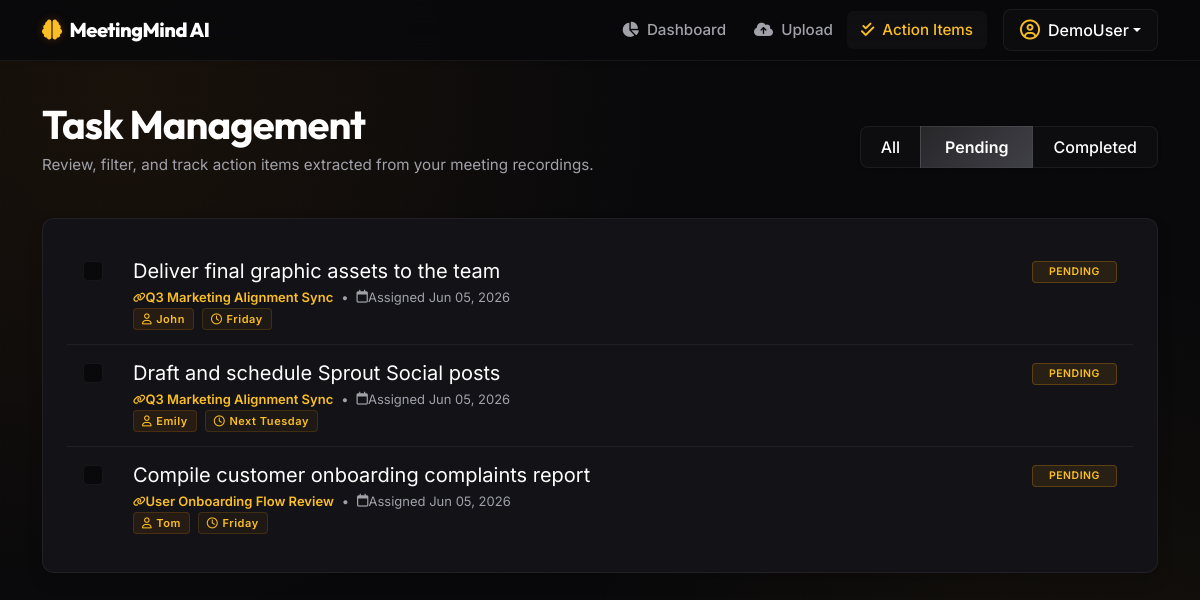
Page /tasks (signed in) on the committed database.
### app/models.py (models this page shows, shortened)
class User(db.Model, UserMixin):
    __tablename__ = "users"
    id = db.Column(db.Integer, primary_key=True)
    username = db.Column(db.String(150), unique=True, nullable=False, index=True)
    email = db.Column(db.String(150), unique=True, nullable=False, index=True)
    password_hash = db.Column(db.String(256), nullable=False)
    created_at = db.Column(db.DateTime, default=datetime.utcnow)
    meetings = db.relationship("Meeting", backref="author", lazy=True, cascade="all, delete-orphan")
    action_items = db.relationship("ActionItem", backref="user", lazy=True, cascade="all, delete-orphan")

class ActionItem(db.Model):
    __tablename__ = "action_items"
    id = db.Column(db.Integer, primary_key=True)
    content = db.Column(db.Text, nullable=False)
    is_completed = db.Column(db.Boolean, default=False, nullable=False)
    created_at = db.Column(db.DateTime, default=datetime.utcnow)
    completed_at = db.Column(db.DateTime, nullable=True)
    meeting_id = db.Column(db.Integer, db.ForeignKey("meetings.id", ondelete="CASCADE"), nullable=False)
    user_id = db.Column(db.Integer, db.ForeignKey("users.id", ondelete="CASCADE"), nullable=False)
    assignee = db.Column(db.String(100), nullable=True)
    due_date = db.Column(db.String(100), nullable=True)

class Meeting(db.Model):
    __tablename__ = "meetings"
    id = db.Column(db.Integer, primary_key=True)
    title = db.Column(db.String(200), nullable=False)
    description = db.Column(db.Text, nullable=True)
    filename = db.Column(db.String(300), nullable=False)
    file_path = db.Column(db.String(500), nullable=False)
    transcript = db.Column(db.Text, nullable=True)
    summary = db.Column(db.Text, nullable=True)
    key_points = db.Column(db.Text, nullable=True)
    decisions = db.Column(db.Text, nullable=True)
    created_at = db.Column(db.DateTime, default=datetime.utcnow)
    user_id = db.Column(db.Integer, db.ForeignKey("users.id", ondelete="CASCADE"), nullable=False)
    action_items = db.relationship("ActionItem", backref="meeting", lazy=True, cascade="all, delete-orphan")

### app/routes/tasks.py (the view)
@tasks_bp.route("", methods=["GET"])
@login_required
def list_tasks():
    status_filter = request.args.get("status", "pending")
    query = ActionItem.query.filter_by(user_id=current_user.id)
    if status_filter == "completed":
        query = query.filter_by(is_completed=True)
    elif status_filter == "pending":
        query = query.filter_by(is_completed=False)
    action_items = query.order_by(ActionItem.created_at.desc()).all()
    return render_template(
        "main/action_items.html",
        action_items=action_items,
        current_filter=status_filter
    )

### app/templates/main/action_items.html (shortened to what this page needs)
{% extends "base.html" %}
{% block content %}
<div class="row mb-4">
    <div class="col-md-8">
        <h1 class="text-white display-font mb-1">Task Management</h1>
        <p class="text-muted">Review, filter, and track action items extracted from your meeting recordings.</p>
    </div>
    <div class="col-md-4 text-md-end d-flex align-items-center justify-content-md-end mt-3 mt-md-0">
        <div class="btn-group shadow-sm" role="group" aria-label="Task Filter">
            <a href="{{ url_for('tasks.list_tasks', status='all') }}" class="btn {% if current_filter == 'all' %}btn-glow-secondary{% else %}btn-glass-outline{% endif %} px-3.5 py-2">
                All
            </a>
            <a href="{{ url_for('tasks.list_tasks', status='pending') }}" class="btn {% if current_filter == 'pending' %}btn-glow-secondary{% else %}btn-glass-outline{% endif %} px-3.5 py-2">
                Pending
            </a>
            <a href="{{ url_for('tasks.list_tasks', status='completed') }}" class="btn {% if current_filter == 'completed' %}btn-glow-secondary{% else %}btn-glass-outline{% endif %} px-3.5 py-2">
                Completed
            </a>
        </div>
    </div>
</div>
<div class="row justify-content-center">
    <div class="col-12">
        <div class="card glass-card shadow">
            <div class="card-body p-4">
                {% if action_items %}
                    <ul class="list-group list-group-flush">
                        {% for task in action_items %}
                            <li class="list-group-item list-group-item-glass px-2 py-4">
                                <div class="row align-items-start g-3">
                                    <div class="col-auto">
                                        <label class="action-checkbox-container mt-1">
                                            <span class="checkmark"></span>
                                        </label>
                                    </div>
                                    <div class="col">
                                        <div class="d-flex flex-column flex-md-row justify-content-between align-items-md-start">
                                            <div class="pe-md-4">
                                                <span class="action-text text-white fs-5" style="line-height: 1.4;">{{ task.content }}</span>
                                                <div class="d-flex flex-wrap align-items-center mt-2.5 text-muted" style="font-size: 13px;">
                                                    <span class="d-flex align-items-center text-info">
                                                        <i class="fa-solid fa-link me-1.5" style="font-size: 10px;"></i>
                                                        <a href="{{ url_for('meetings.detail', meeting_id=task.meeting.id) }}" class="text-info text-decoration-none fw-semibold">
                                                            {{ task.meeting.title }}
                                                        </a>
                                                    </span>
                                                    <span class="mx-2 d-none d-sm-inline">•</span>
                                                    <span class="d-flex align-items-center mt-1 mt-sm-0">
                                                        <i class="fa-regular fa-calendar me-1.5"></i>
                                                        Assigned {{ task.created_at.strftime('%b %d, %Y') }}
                                                    </span>
                                                </div>
                                                <div class="d-flex flex-wrap align-items-center gap-2 mt-2.5">
                                                    {% if task.assignee and task.assignee != 'Unassigned' %}
                                                        <span class="badge badge-MM badge-MM-primary" style="font-size: 11px; padding: 4px 8px; text-transform: none;">
                                                            <i class="fa-regular fa-user me-1"></i>{{ task.assignee }}
                                                        </span>
                                                    {% endif %}
                                                    {% if task.due_date and task.due_date != 'Unassigned' %}
                                                        <span class="badge badge-MM badge-MM-warning" style="font-size: 11px; padding: 4px 8px; text-transform: none; background: rgba(245, 158, 11, 0.06); color: #fbbf24; border: 1px solid rgba(245, 158, 11, 0.15);">
                                                            <i class="fa-regular fa-clock me-1"></i>{{ task.due_date }}
                                                        </span>
                                                    {% endif %}
                                                </div>
                                            </div>
                                            <div class="mt-3 mt-md-0">
                                                <span id="badge-task-{{ task.id }}" class="badge badge-MM {% if task.is_completed %}badge-MM-success{% else %}badge-MM-warning{% endif %} py-1.5 px-3">
                                                    {% if task.is_completed %}Completed{% else %}Pending{% endif %}
                                                </span>
                                            </div>
                                        </div>
                                    </div>
                                </div>
                            </li>
                        {% endfor %}
                    </ul>
                {% endif %}
            </div>
        </div>
    </div>
</div>
{% endblock %}

### app/templates/base.html (shortened to what this page needs)
<!DOCTYPE html>
<html lang="en">
<head>
    <link href="https://cdn.jsdelivr.net/npm/bootstrap@5.3.0/dist/css/bootstrap.min.css" rel="stylesheet">
    <link href="https://cdnjs.cloudflare.com/ajax/libs/font-awesome/6.4.0/css/all.min.css" rel="stylesheet">
    <link href="{{ url_for('static', filename='css/style.css') }}" rel="stylesheet">
</head>
<body>
    <nav class="navbar navbar-expand-lg navbar-dark navbar-glass fixed-top mb-5 shadow-sm">
        <div class="container">
            <a class="navbar-brand d-flex align-items-center" href="{{ url_for('main.dashboard') }}">
                <i class="fa-solid fa-brain me-2 text-info"></i>
                <span>MeetingMind <span class="text-white">AI</span></span>
            </a>
            <div class="collapse navbar-collapse" id="navbarNav">
                <ul class="navbar-nav ms-auto align-items-center">
                    {% if current_user.is_authenticated %}
                        <li class="nav-item">
                            <a class="nav-link {% if request.endpoint == 'main.dashboard' %}active{% endif %}" href="{{ url_for('main.dashboard') }}">
                                <i class="fa-solid fa-chart-pie me-1"></i> Dashboard
                            </a>
                        </li>
                        <li class="nav-item">
                            <a class="nav-link {% if request.endpoint == 'meetings.upload' %}active{% endif %}" href="{{ url_for('meetings.upload') }}">
                                <i class="fa-solid fa-cloud-arrow-up me-1"></i> Upload
                            </a>
                        </li>
                        <li class="nav-item">
                            <a class="nav-link {% if request.endpoint == 'tasks.list_tasks' %}active{% endif %}" href="{{ url_for('tasks.list_tasks') }}">
                                <i class="fa-solid fa-check-double me-1"></i> Action Items
                            </a>
                        </li>
                        <li class="nav-item ms-lg-3 mt-2 mt-lg-0">
                            <div class="dropdown">
                                <button class="btn btn-glass-outline dropdown-toggle py-1.5 px-3 d-flex align-items-center" type="button" id="userMenuButton" data-bs-toggle="dropdown" aria-expanded="false">
                                    <i class="fa-regular fa-circle-user me-2 text-info fs-5"></i>
                                    <span>{{ current_user.username }}</span>
                                </button>
                            </div>
                        </li>
                    {% endif %}
                </ul>
            </div>
        </div>
    </nav>
    <div class="container" style="margin-top: 100px; padding-bottom: 50px;">
        {% block content %}{% endblock %}
    </div>
</body>
</html>

### app/static/css/style.css (style rules this page uses)
:root { --bg-dark: #09090b; --bg-darker: #050507; --card-bg: #121217; --card-bg-hover: #16161d; --border-color: rgba(255, 255, 255, 0.06); --border-color-hover: rgba(217, 119, 6, 0.25); --color-primary: #d97706; --color-primary-light: #fbbf24; --primary-glow: linear-gradient(135deg, #d97706 0%, #f59e0b 100%); --secondary-glow: linear-gradient(135deg, #27272a 0%, #3f3f46 100%); --color-text-main: #f4f4f5; --color-text-muted: #a1a1aa; --color-text-bright: #ffffff; --transition-smooth: all 0.22s cubic-bezier(0.16, 1, 0.3, 1); }
body { background-color: var(--bg-dark); background-image: radial-gradient(circle at 10% 10%, rgba(217, 119, 6, 0.08) 0%, transparent 40%), radial-gradient(circle at 90% 90%, rgba(245, 158, 11, 0.06) 0%, transparent 40%); background-attachment: fixed; color: var(--color-text-main); font-family: 'Inter', sans-serif; font-size: 15.2px; line-height: 1.7; min-height: 100vh; overflow-x: hidden; position: relative; }
body::before { content: ''; position: fixed; top: 0; left: 0; width: 100vw; height: 100vh; background-image: linear-gradient(rgba(255, 255, 255, 0.007) 1px, transparent 1px), linear-gradient(90deg, rgba(255, 255, 255, 0.007) 1px, transparent 1px); background-size: 50px 50px; pointer-events: none; z-index: 0; }
h1, h2, h3, h4, h5, h6, .display-font { font-family: 'Outfit', sans-serif; font-weight: 700; color: var(--color-text-bright); letter-spacing: -0.025em; }
.glass-card { background: var(--card-bg); border: 1px solid var(--border-color); border-radius: 12px; box-shadow: 0 10px 30px rgba(0, 0, 0, 0.5); transition: var(--transition-smooth); z-index: 1; position: relative; }
.navbar-glass { background: rgba(9, 9, 11, 0.88); backdrop-filter: blur(16px); -webkit-backdrop-filter: blur(16px); border-bottom: 1px solid var(--border-color); }
.navbar-brand { font-family: 'Outfit', sans-serif; font-weight: 800; letter-spacing: -0.5px; color: #ffffff !important; }
.navbar-brand i { color: var(--color-primary-light) !important; text-shadow: 0 0 10px rgba(217, 119, 6, 0.3); }
.nav-link { color: var(--color-text-muted) !important; font-weight: 500; transition: var(--transition-smooth); border-radius: 6px; padding: 6px 14px !important; }
.nav-link:hover, .nav-link.active { color: #ffffff !important; background: rgba(255, 255, 255, 0.03); }
.nav-link.active { color: var(--color-primary-light) !important; }
.btn-glow-secondary { background: var(--secondary-glow); border: 1px solid var(--border-color); color: #ffffff; font-weight: 600; border-radius: 8px; padding: 10px 24px; transition: var(--transition-smooth); }
.btn-glass-outline { background: rgba(255, 255, 255, 0.02); border: 1px solid var(--border-color); color: #ffffff; border-radius: 8px; padding: 8px 20px; transition: var(--transition-smooth); font-weight: 500; }
.action-checkbox-container { display: flex; align-items: center; cursor: pointer; position: relative; user-select: none; }
.checkmark { height: 20px; width: 20px; background-color: #09090c; border: 1px solid var(--border-color); border-radius: 5px; margin-right: 14px; display: inline-block; position: relative; transition: var(--transition-smooth); }
.checkmark:after { content: ""; position: absolute; display: none; }
.action-checkbox-container .checkmark:after { left: 7px; top: 3px; width: 5px; height: 10px; border: solid black; border-width: 0 2px 2px 0; transform: rotate(45deg); }
.action-text { font-size: 14.5px; transition: var(--transition-smooth); color: var(--color-text-main); }
.list-group-item-glass { background: transparent !important; border: none !important; border-bottom: 1px solid var(--border-color) !important; color: var(--color-text-main) !important; padding: 14px 16px !important; transition: var(--transition-smooth); }
.list-group-item-glass:last-child { border-bottom: none !important; }
.badge-MM { border-radius: 4px; padding: 5px 10px; font-weight: 600; font-size: 10.5px; letter-spacing: 0.05em; text-transform: uppercase; }
.badge-MM-primary { background: rgba(217, 119, 6, 0.1); color: var(--color-primary-light); border: 1px solid rgba(217, 119, 6, 0.2); }
.badge-MM-warning { background: rgba(245, 158, 11, 0.1); color: #fbbf24; border: 1px solid rgba(245, 158, 11, 0.25); }
.text-muted { color: var(--color-text-muted) !important; }
.text-info { color: var(--color-primary-light) !important; }
a.text-info { color: var(--color-primary-light) !important; transition: var(--transition-smooth); }

### rows in the picture
User: username "DemoUser"
ActionItem: content "Deliver final graphic assets to the team", meeting "Q3 Marketing Alignment Sync", created_at "Jun 05, 2026", assignee "John", due_date "Friday", is_completed "PENDING"
ActionItem: content "Draft and schedule Sprout Social posts", meeting "Q3 Marketing Alignment Sync", created_at "Jun 05, 2026", assignee "Emily", due_date "Next Tuesday", is_completed "PENDING"
ActionItem: content "Compile customer onboarding complaints report", meeting "User Onboarding Flow Review", created_at "Jun 05, 2026", assignee "Tom", due_date "Friday", is_completed "PENDING"
